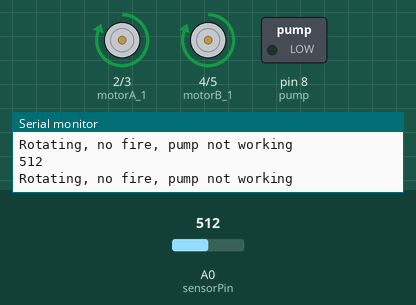
This sketch was run on a simulated Arduino Uno, built with avr-gcc and run on an emulated ATmega328P. Parts: motor-driver pin pairs drawn as motors (green arrow = first pin HIGH = forward, orange = second pin HIGH = backward, longer = more drive), switched loads named in the sketch (green lamp = pin HIGH), the last lines printed to the serial monitor. The test bench sets the inputs (shaded band); at power-on: A0 (sensorPin) = 512.

Above: at 1.2 s.
1.3 s: A0 (sensorPin) set to 106
2.8 s: A0 (sensorPin) set to 89
At 4.2 s:
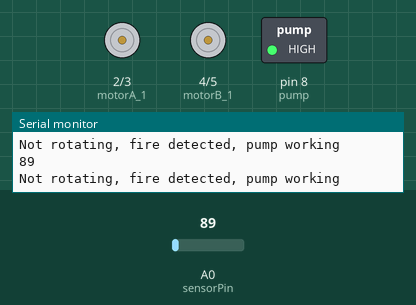
4.5 s: A0 (sensorPin) set to 110
At 5.7 s:
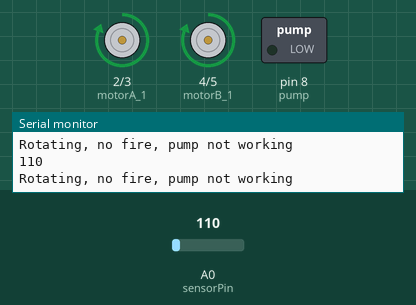
6.0 s: A0 (sensorPin) set to 90
At 6.9 s:
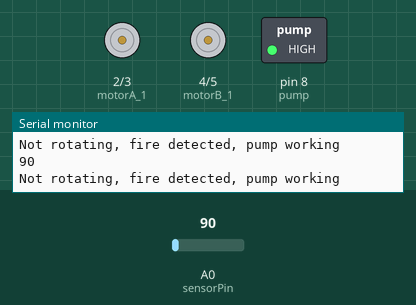
Timing chart, 0 to 8.5 s (numbered marks = the images above; inputs shaded):
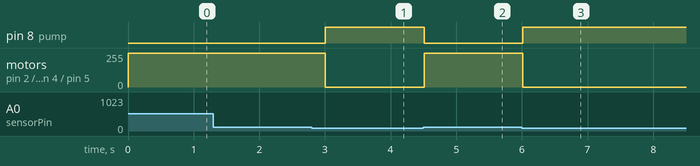

Measured:
- the behaviour switches between 100 and 99 on A0 (sensorPin) (found by bisection; images 0 and 1)
- after the input at 2.8 s, pin 8 (pump): LOW → HIGH after 0.21 s; motor on pin 2 (motorA_1) / pin 3 (motorA_2), motor on pin 4 (motorB_1) / pin 5 (motorB_2): forward 255/255 → stopped after 0.21 s
- after the input at 4.5 s, pin 8 (pump): HIGH → LOW at once; motor on pin 2 (motorA_1) / pin 3 (motorA_2), motor on pin 4 (motorB_1) / pin 5 (motorB_2): stopped → forward 255/255 at once
- after the input at 6.0 s, pin 8 (pump): LOW → HIGH at once; motor on pin 2 (motorA_1) / pin 3 (motorA_2), motor on pin 4 (motorB_1) / pin 5 (motorB_2): forward 255/255 → stopped at once

The sketch:

sensor_motor_HK.ino
```cpp
#define sensorPin A0

#define motorA_1 2
#define motorA_2 3

#define motorB_1 4
#define motorB_2 5

#define pump 8

int sensorValue = 0;


void setup()
{
   pinMode(sensorPin, INPUT);

   pinMode(motorA_1, OUTPUT);
   pinMode(motorA_2, OUTPUT);

   pinMode(motorB_1, OUTPUT);
   pinMode(motorB_2, OUTPUT);

   pinMode(pump, OUTPUT);

   Serial.begin(9600);
}


void loop()
{
  sensorValue = analogRead(sensorPin);
  Serial.println(sensorValue);

  if(sensorValue > 100)
  {
    digitalWrite(motorA_1, HIGH);
    digitalWrite(motorA_2, LOW);
    digitalWrite(motorB_1, HIGH);
    digitalWrite(motorB_2, LOW);

    digitalWrite(pump, LOW);

    Serial.println("Rotating, no fire, pump not working");
  }
  else if(sensorValue < 100)
  {
    digitalWrite(motorA_1, LOW);
    digitalWrite(motorA_2, LOW);
    digitalWrite(motorB_1, LOW);
    digitalWrite(motorB_2, LOW);

    digitalWrite(pump, HIGH);

    Serial.println("Not rotating, fire detected, pump working");
  }
  else
  {
    Serial.println("Error");
  }

  delay(300);
}
```
